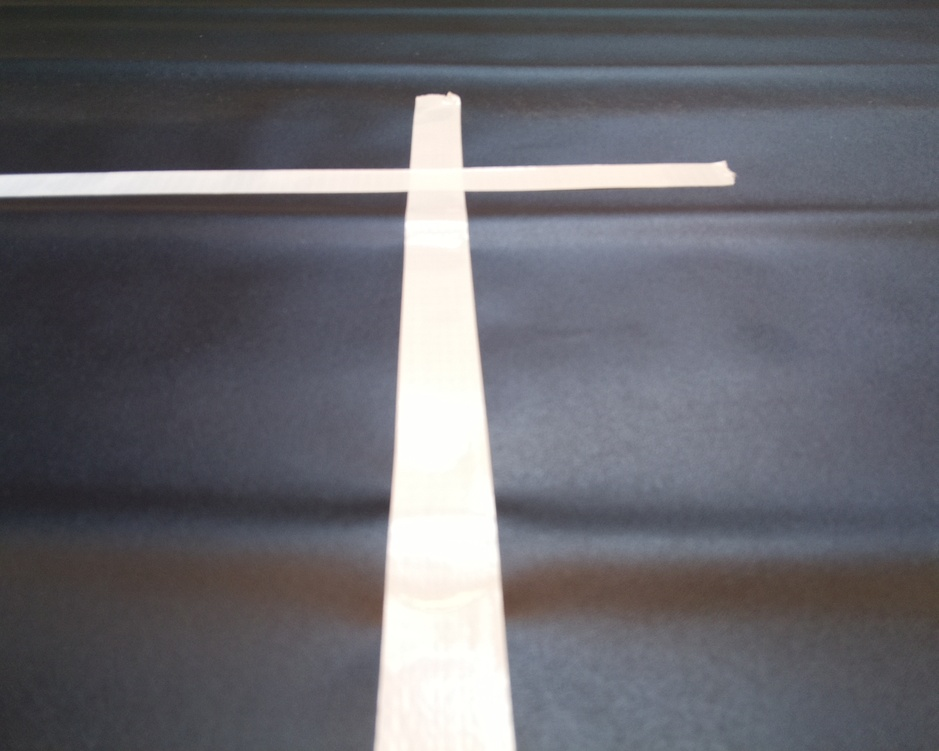
#> input picture TP-dev-emb/TP_Dev_Emb/photo_carrefour1.jpg, 939 x 751 px, shrunk from 1280 x 1024 before the run
$ python parallel_processing.py
#> lines starting #> are read from the running program, lines starting #| are printed output that depends on the picture; after the words box and inside, x2 and y2 are one past the last pixel; in counts of white or black regions, pixels touching at a corner belong together
#> further down, img is the input picture: shape (751, 939, 3); mean B, G, R 110, 103.6, 103.7
### TP-dev-emb/TP_Dev_Emb/corner_detection_v3.py
import sys
import cv2
import numpy as np

# Parameters
expected_corners = 3          # um "+" tem 4 cantos côncavos; 3 tolera perder um
filename = sys.argv[1] if len(sys.argv) > 1 else "photo_carrefour1.jpg"
win = 25                      # janela (px) onde se mede a fração de branco em volta de cada canto
concave_min, concave_max = 0.60, 0.85


def detect_crossing_corners(img):
    # 1) Binarização: Otsu escolhe o limiar sozinho (robusto a variações de iluminação)
    gray = cv2.cvtColor(img, cv2.COLOR_BGR2GRAY)   # imread e Picamera2 'RGB888' entregam BGR
#> gray: shape (751, 939); min 31, max 255, mean 104.4
    blur = cv2.blur(gray, (8, 8))
    ret, thresh1 = cv2.threshold(blur, 0, 255, cv2.THRESH_BINARY + cv2.THRESH_OTSU)
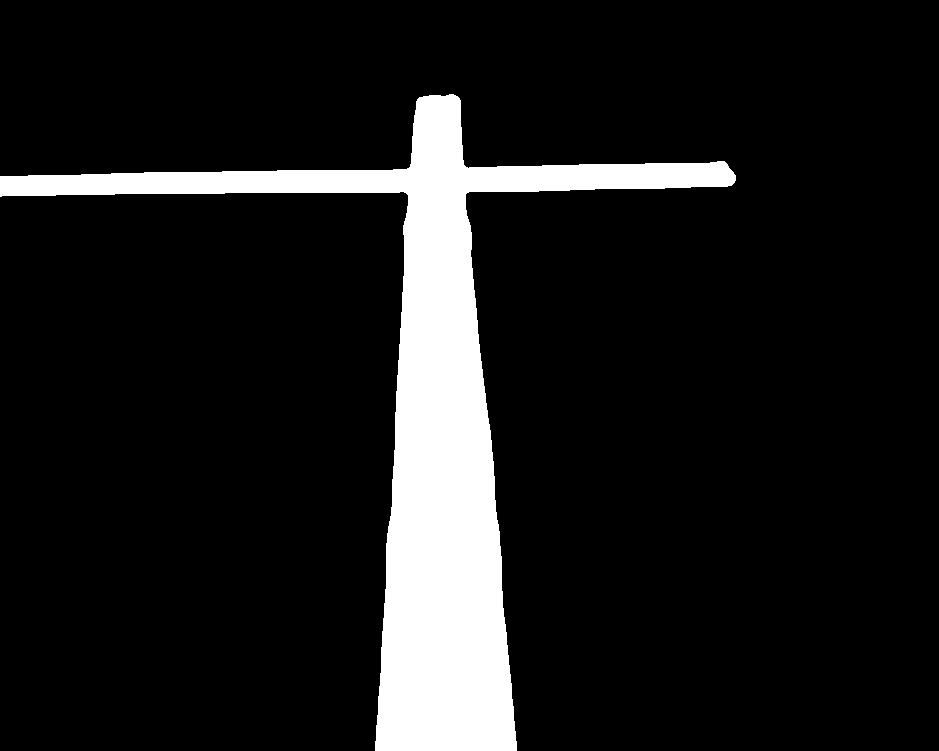
#> thresh1: shape (751, 939); 10.9% white; 1 white region, box (x1, y1, x2, y2) and area: (0, 94, 736, 751) 76710
#> ret = 164

    # 2) Abertura: remove tudo menor que 17x17 (reflexos, ruído).
    #    Tem que ficar abaixo da espessura da fita mais fina (~33 px).
    kernel = np.ones((17, 17), np.uint8)
    eroded_mask = cv2.erode(thresh1, kernel, iterations=1)
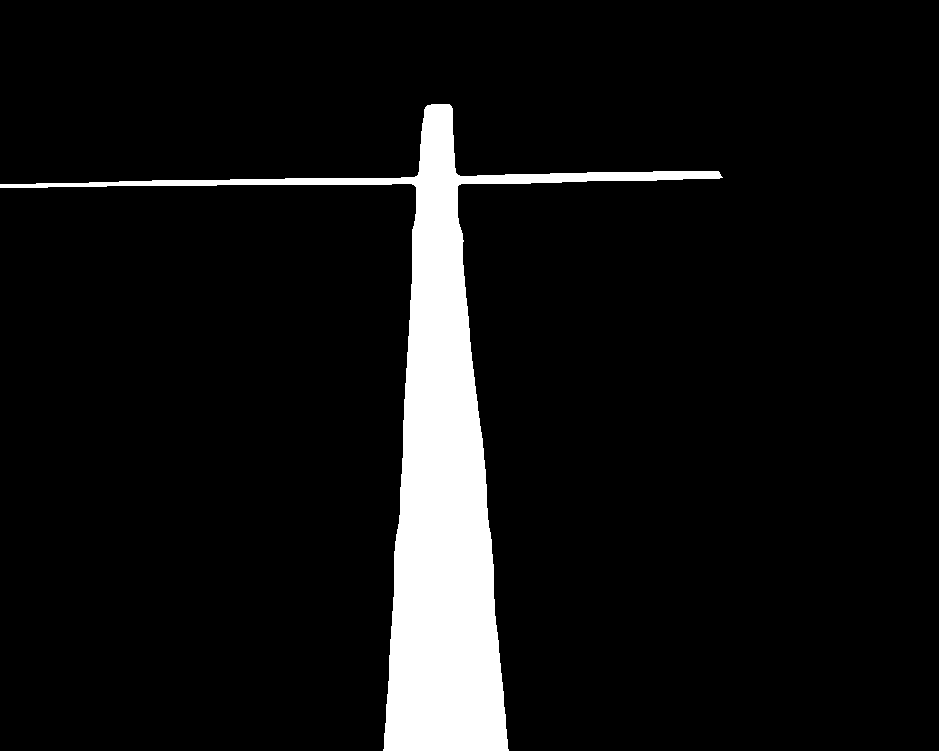
#> eroded_mask: shape (751, 939); 7.7% white; 1 white region, box (x1, y1, x2, y2) and area: (0, 104, 723, 751) 54206
    dilated_mask = cv2.dilate(eroded_mask, kernel, iterations=1)
#> dilated_mask: shape (751, 939); 10.9% white; 1 white region, box (x1, y1, x2, y2) and area: (0, 96, 731, 751) 76590

    # 3) Candidatos: pedimos muitos cantos, porque o goodFeaturesToTrack também
    #    marca degraus das bordas inclinadas e as pontas das fitas.
    corners = cv2.goodFeaturesToTrack(np.float32(dilated_mask), 40, 0.05, 15)
#> corners = 40 rows, first 8: [730, 185], [466, 194], [409, 166], [726, 163], [468, 167], [407, 195], [419, 97], [457, 96]
    if corners is None:
        return np.zeros((0, 2)), ret
    corners = corners.reshape(-1, 2)
#> corners = 40 pairs, first value 375 to 730, second value 96 to 741

    # 4) Classificação pela fração de branco numa janela win x win centrada no canto:
    #      ~0.75 -> canto CÔNCAVO (os 4 cantos internos do cruzamento)
    #      ~0.50 -> borda reta (degraus, falsos cantos)
    #      ~0.25 -> canto convexo (pontas da fita)
    frac = cv2.blur(dilated_mask.astype(np.float32) / 255, (win, win))
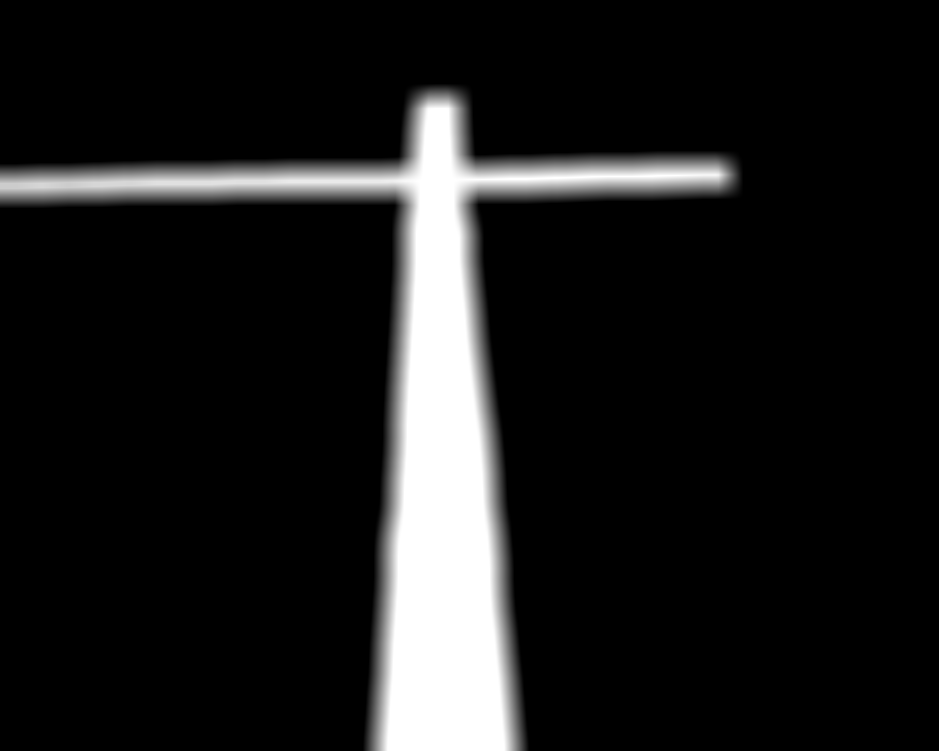
#> frac: shape (751, 939) float32; min 0, max 1, mean 0.109
    h, w = gray.shape
#> h = 751; w = 939
    m = win // 2 + 1
    corners = corners[(corners[:, 0] >= m) & (corners[:, 0] < w - m) &
                      (corners[:, 1] >= m) & (corners[:, 1] < h - m)]
#> corners = 38 pairs, first value 376 to 730, second value 96 to 725
    f = frac[corners[:, 1].round().astype(int), corners[:, 0].round().astype(int)]
#> f = 38 values, max 0.694 at index 1, min 0.286 at index 0, mean 0.5
    return corners[(f > concave_min) & (f < concave_max)], ret


# [19 lines that do not run on import are left out]

### TP-dev-emb/TP_Dev_Emb/parallel_processing.py
import sys
import time
from multiprocessing import Process

import cv2

from corner_detection_v3 import detect_crossing_corners

filename = sys.argv[1] if len(sys.argv) > 1 else "photo_carrefour1.jpg"


def intersection(img):
    corners, _ = detect_crossing_corners(img)
#> corners = [[466, 194], [409, 166], [468, 167], [407, 195]]
    print("Intersection !" if len(corners) >= 3 else "No intersection")
#| Intersection !


def barycentre(img):
    gray = cv2.cvtColor(img, cv2.COLOR_BGR2GRAY)
    _, thresh = cv2.threshold(
        cv2.blur(gray, (8, 8)), 0, 255, cv2.THRESH_BINARY + cv2.THRESH_OTSU
    )
    M = cv2.moments(thresh, binaryImage=True)
#> M = moments, m00 76710, centre m10/m00, m01/m00 = (428.5, 419.1)
    if M["m00"] > 0:
        print(
            f"Barycentre de la piste : ({M['m10'] / M['m00']:.0f}, {M['m01'] / M['m00']:.0f})"
        )
#| Barycentre de la piste : (428, 419)
    else:
        print("Pas de piste visible")


if __name__ == "__main__":
    img = cv2.imread(filename)
    starttime = time.perf_counter()

    p1 = Process(target=intersection, args=(img,))
    p2 = Process(target=barycentre, args=(img,))
    p1.start()
    p2.start()
    p1.join()
    p2.join()

    print(time.perf_counter() - starttime)
